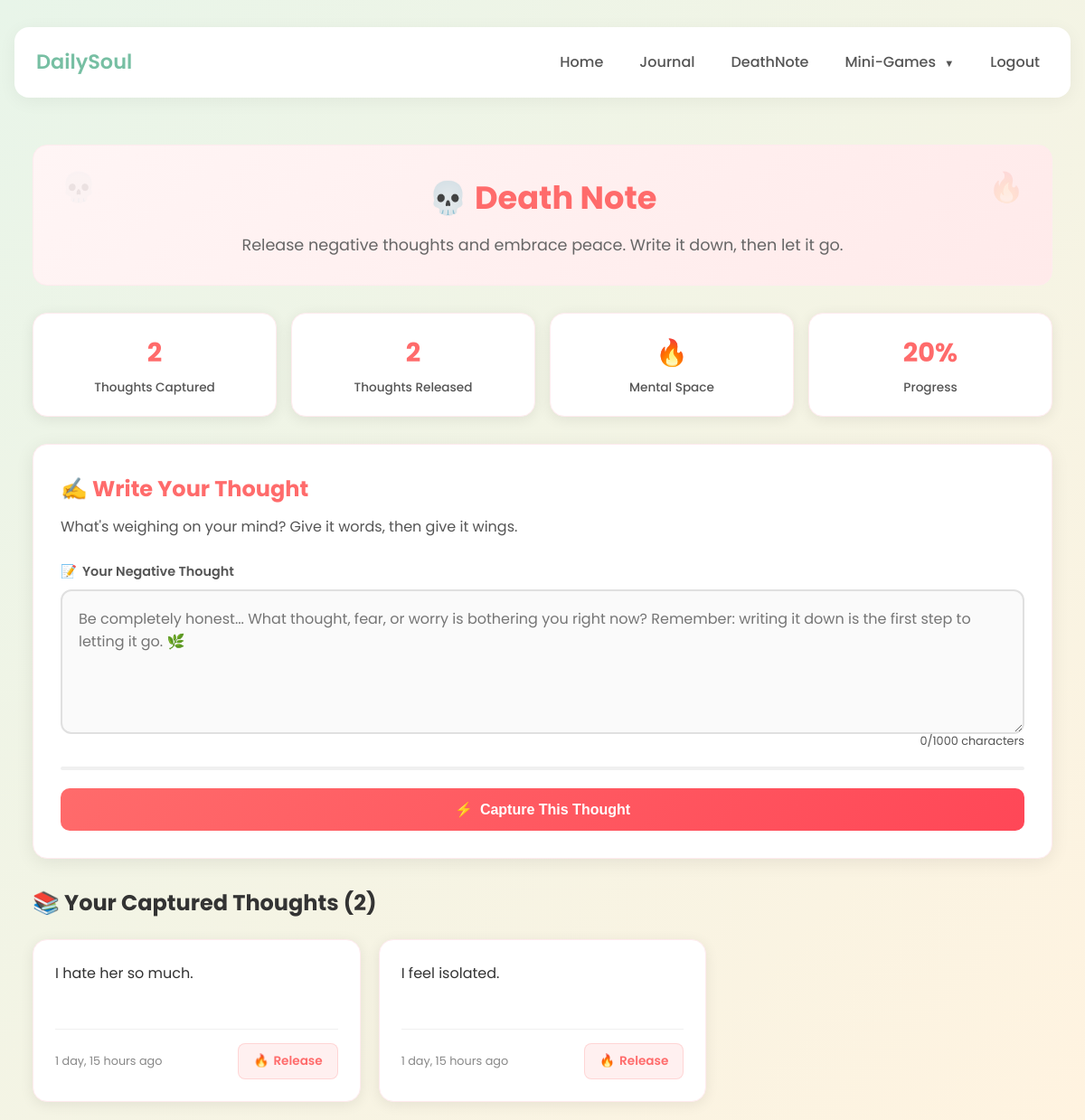
Page /deathnote/ (signed in) on the earlier database version.
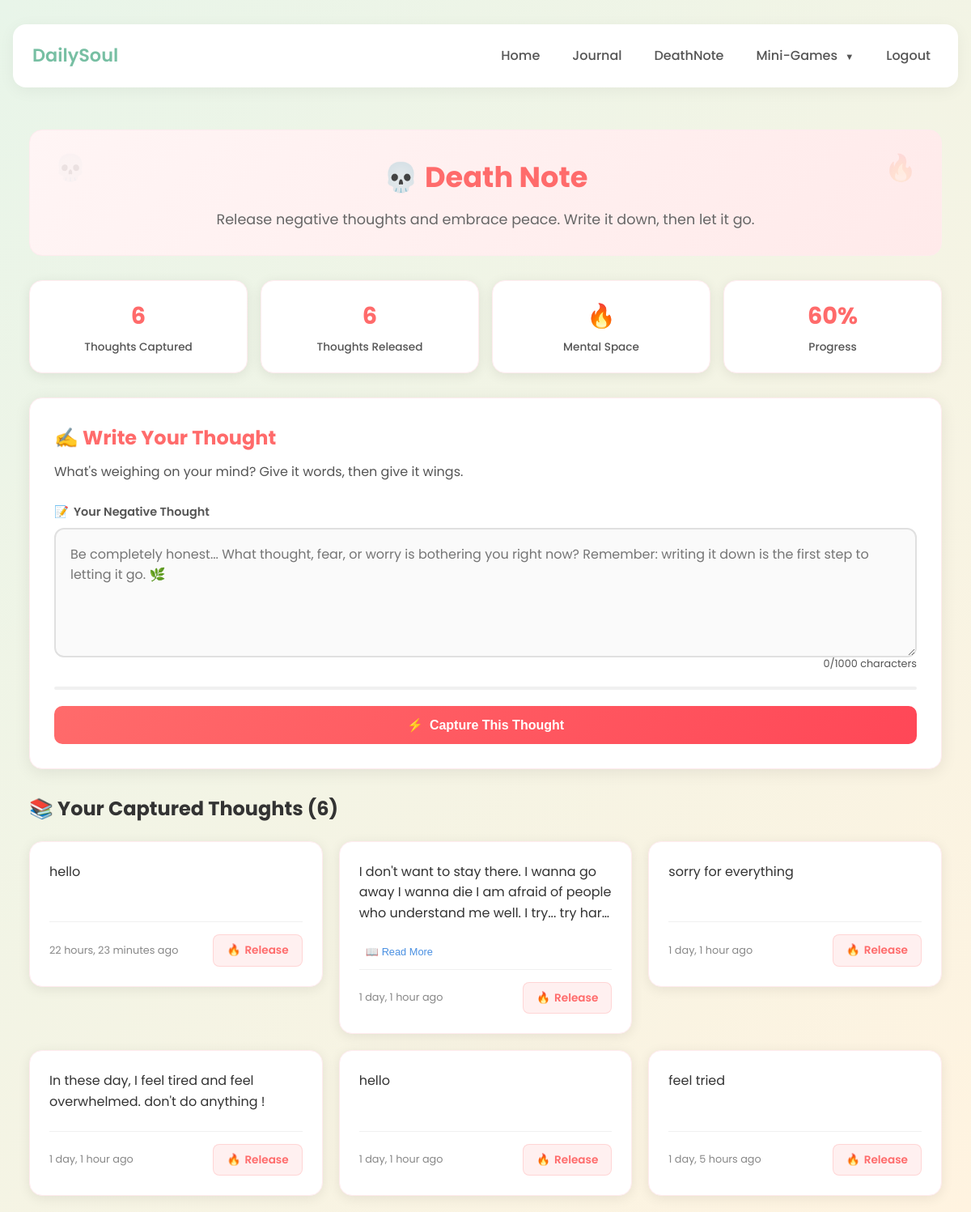
Same page on the later database version.
### DailySoul/models.py (models this page shows, shortened)
class DeathNoteEntry(models.Model):
    user = models.ForeignKey(User, on_delete=models.CASCADE)
    content = models.TextField()
    mood = models.CharField(max_length=100, blank=True, null=True)
    created_at = models.DateTimeField(auto_now_add=True)

### DailySoul/views.py (the view, shortened to what this page needs)
# urls.py: path('deathnote/', views.deathnote, name='death_note'),
@login_required
def deathnote(request):
    delete_id = request.GET.get('delete')
    notes = DeathNoteEntry.objects.filter(user=request.user).order_by('-created_at')
    context = {
        'notes': notes
    }
    return render(request, 'death_note.html', context)

### DailySoul/templates/death_note.html (shortened to what this page needs)
{% extends 'base.html' %}
{% load static %}
{% block content %}
<div class="deathnote-container">
  <div class="deathnote-header">
    <h1>💀 Death Note</h1>
    <p>Release negative thoughts and embrace peace. Write it down, then let it go.</p>
  </div>
  <div class="stats-container">
    <div class="stat-card">
      <span class="stat-number">{{ notes|length }}</span>
      <div class="stat-label">Thoughts Captured</div>
    </div>
    <div class="stat-card">
      <span class="stat-number">{{ notes|length|add:"0" }}</span>
      <div class="stat-label">Thoughts Released</div>
    </div>
    <div class="stat-card">
      <span class="stat-number">{% if notes %}🔥{% else %}✨{% endif %}</span>
      <div class="stat-label">Mental Space</div>
    </div>
    <div class="stat-card">
      <span class="stat-number">{% widthratio notes|length 10 100 %}%</span>
      <div class="stat-label">Progress</div>
    </div>
  </div>
  <div class="deathnote-card">
    <h2 style="color: #ff6b6b; margin-bottom: 10px;">✍️ Write Your Thought</h2>
    <p style="color: var(--muted); margin: 0;">What's weighing on your mind? Give it words, then give it wings.</p>
    <form method="POST" class="write-form">
      <div class="form-group">
        <label for="content">
          <span>📝</span>
          Your Negative Thought
        </label>
        <textarea
          name="content"
          id="content"
          placeholder="Be completely honest... What thought, fear, or worry is bothering you right now? Remember: writing it down is the first step to letting it go. 🌿"
          required
          maxlength="1000"
        ></textarea>
        <div class="char-counter">
          <span id="char-count">0</span>/1000 characters
        </div>
        <div class="progress-bar">
        </div>
      </div>
      <button type="submit" class="btn">
        <span>⚡</span>
        Capture This Thought
      </button>
    </form>
  </div>
  {% if notes %}
  <h2 style="color: #333; margin-bottom: 20px; font-size: 1.5rem;">
    <span>📚</span>
    Your Captured Thoughts ({{ notes|length }})
  </h2>
  <div class="notes-list">
    {% for note in notes %}
    <div class="note" id="note-{{ note.id }}">
      <div class="note-content">{{ note.content }}</div>
      {% if note.content|length > 150 %}
      <button class="expand-btn" onclick="toggleExpand('{{ note.id }}')">
        <span>📖</span>
        <span class="expand-text">Read More</span>
      </button>
      {% endif %}
      <div class="note-meta">
        <div style="display: flex; align-items: center; flex-wrap: wrap; gap: 8px;">
          <span style="font-size: 0.8rem; color: #888;">
            {{ note.created_at|timesince }} ago
          </span>
        </div>
        <a href="?delete={{ note.id }}" class="delete-btn" onclick="return confirmDelete('{{ note.id }}')">
          <span>🔥</span> Release
        </a>
      </div>
    </div>
    {% endfor %}
  </div>
  {% else %}
  <div class="no-note">
    <div class="icon">✨</div>
    <p>Your mind is clear and peaceful</p>
    <p class="subtext">No negative thoughts captured - enjoy this moment of mental clarity</p>
  </div>
  {% endif %}
</div>
{% endblock %}

### DailySoul/templates/base.html (shortened to what this page needs)
{% load static %}
<!DOCTYPE html>
<html lang="en">
<head>
</head>
<body>
  <nav class="navbar" id="mainNavbar" role="navigation" aria-label="Main Navigation">
    <div style="display:flex; align-items:center; gap:12px;">
      <h2 class="logo">DailySoul</h2>
    </div>
    <div class="nav-links" aria-hidden="false">
      <ul>
        <li><a href="{% url 'dashboard' %}">Home</a></li>
        <li><a href="/journal/">Journal</a></li>
        <li><a href="/deathnote/">DeathNote</a></li>
        <li class="mega-menu-item">
          <a href="{% url 'dashboard' %}#miniGamesSection" id="miniGamesNav">Mini-Games <span class="arrow-down" aria-hidden="true">▼</span></a>
        </li>
        <li><a href="{% url 'logout' %}">Logout</a></li>
      </ul>
    </div>
  </nav>
  <main>
    {% block content %}{% endblock %}
  </main>
</body>
</html>

### DailySoul/templates/base.html (style rules this page uses)
:root { --bg1: #e8f5e9; --bg2: #fff3e0; --accent: #77bfa3; --accent-dark: #5fa88d; --accent-light: #e8f5e9; --muted: #555; --muted-light: #777; --card-bg: #ffffff; --radius: 16px; --radius-lg: 20px; --tarot-width: 280px; --tarot-height: 480px; --max-container-width: 1400px; }
* { box-sizing: border-box; margin: 0; padding: 0; }
html, body { height: 100%; font-family: 'Poppins', sans-serif; scroll-behavior: smooth; }
body { background: linear-gradient(135deg, var(--bg1), var(--bg2)); display: flex; flex-direction: column; align-items: center; justify-content: flex-start; padding: 30px 16px 40px; color: #222; line-height: 1.6; overflow-x: hidden; }
main { max-width: var(--max-container-width); width: 100%; margin: 0 auto; padding: 0; }
html { scroll-behavior: smooth; }
.navbar { width: 100%; display: flex; justify-content: space-between; align-items: center; background-color: var(--card-bg); padding: 18px 24px; border-radius: var(--radius); box-shadow: 0 4px 20px rgba(0, 0, 0, 0.05); margin-bottom: 32px; max-width: var(--max-container-width); transition: all 0.3s ease; position: sticky; top: 16px; z-index: 1000; }
.navbar .logo { color: var(--accent); font-weight: 600; font-size: 1.4rem; transition: font-size 0.3s ease; }
.nav-links { display: flex; align-items: center; }
.nav-links ul { list-style: none; display: flex; margin: 0; padding: 0; align-items: center; }
.nav-links li { position: relative; }
.nav-links a { text-decoration: none; color: var(--muted); margin-left: 20px; padding: 8px 10px; font-weight: 500; transition: color .25s; display: block; }
.arrow-down { font-size: 0.7em; margin-left: 5px; line-height: 1; transition: transform .18s ease; display: inline-block; }

Differences in the rows shown:
removed DeathNoteEntry: content "I hate her so much.", created_at "1 day, 15 hours"
removed DeathNoteEntry: content "I feel isolated.", created_at "1 day, 15 hours"
added DeathNoteEntry: content "hello", created_at "22 hours, 23 minutes"
added DeathNoteEntry: content "I don't want to stay there. I wanna go away I wanna die I am afraid of people who understand me well. I try... try…", created_at "1 day, 1 hour"
added DeathNoteEntry: content "sorry for everything", created_at "1 day, 1 hour"
added DeathNoteEntry: content "In these day, I feel tired and feel overwhelmed. don't do anything !", created_at "1 day, 1 hour"
added DeathNoteEntry: content "hello", created_at "1 day, 1 hour"
added DeathNoteEntry: content "feel tried", created_at "1 day, 5 hours"
Other differences:
{{ notes|length }}: "2" → "6"
{{ notes|length|add:"0" }}: "2" → "6"
text no longer shown: "20"
text now shown: "60"
